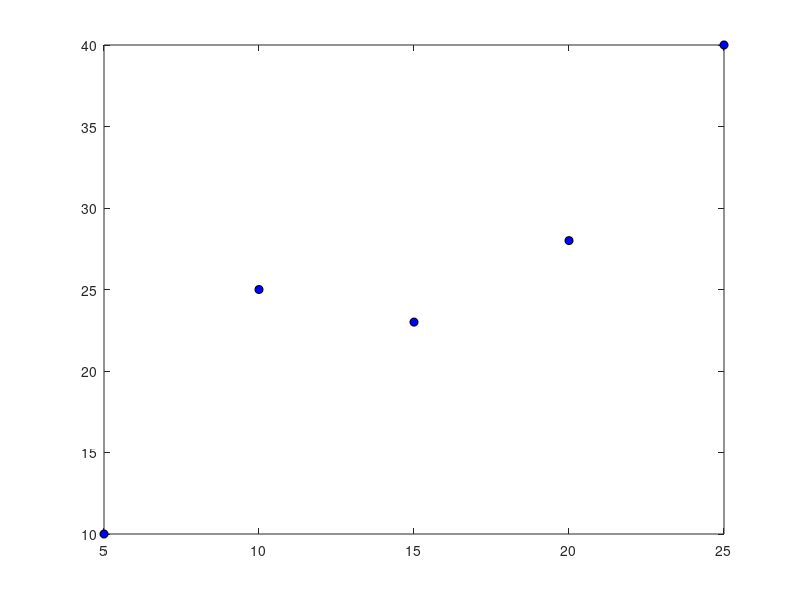

MATLAB code for this plot:
function [] = supervised_learning()
% supervised_learning : run linear regression with single variable

close all;

x = [5; 10; 15; 20; 25]; % weights
Y = [10; 25; 23; 28; 40]; %costs

m = length(x);
figure;
plot(x,Y,'ko', 'MarkerFaceColor', 'b'); % plot for visualisation


end

